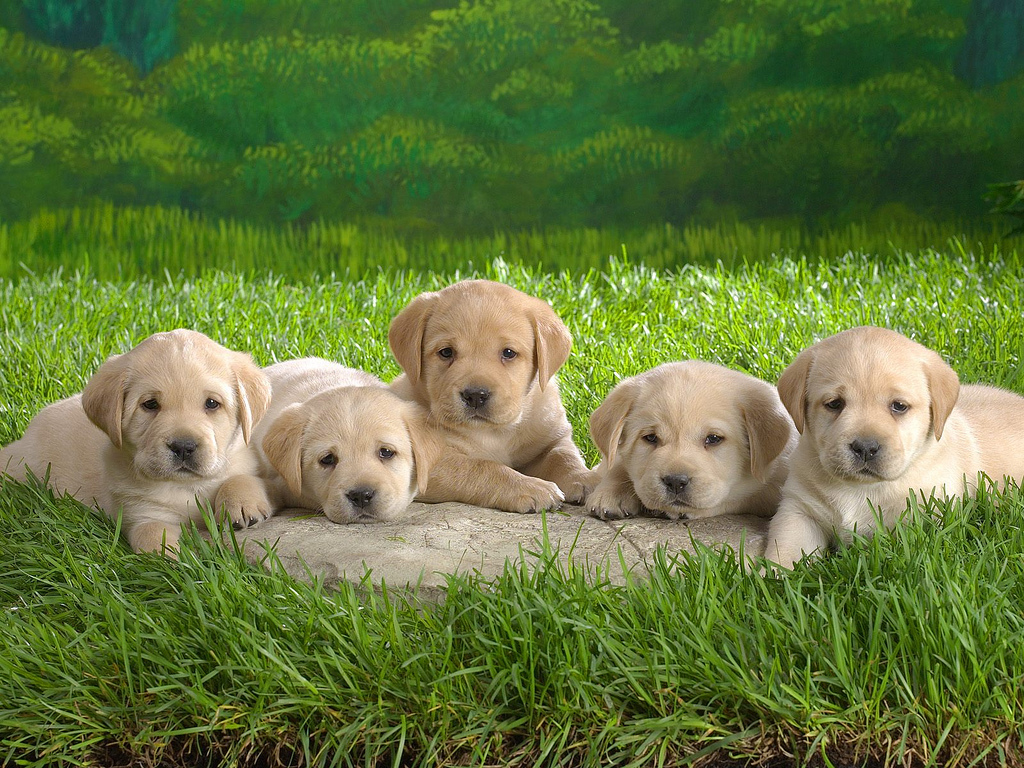
#> input picture images/puppy.jpg, 1024 x 768 px, found by its file name
$ python main.py
#> lines starting #> are read from the running program, lines starting #| are printed output that depends on the picture
import cv2
import numpy as np
# matlplotlib RED GREEN BLUE
import matplotlib.pyplot as plt
from PIL import Image


pic = Image.open('puppy.jpg')
#> pic is the input picture: PIL image 1024x768 RGB; mean R, G, B 98.5, 118, 60.3
type(pic)
# convert img to num py array
pic_arr = np.asarray(pic)
# plt.show(plt.imshow(pic_arr))


# copy pic_array value to pic_red
pic_red = pic_arr.copy()
# [6 lines of commented-out code are left out]
pic_red[:, :, 0] = 0
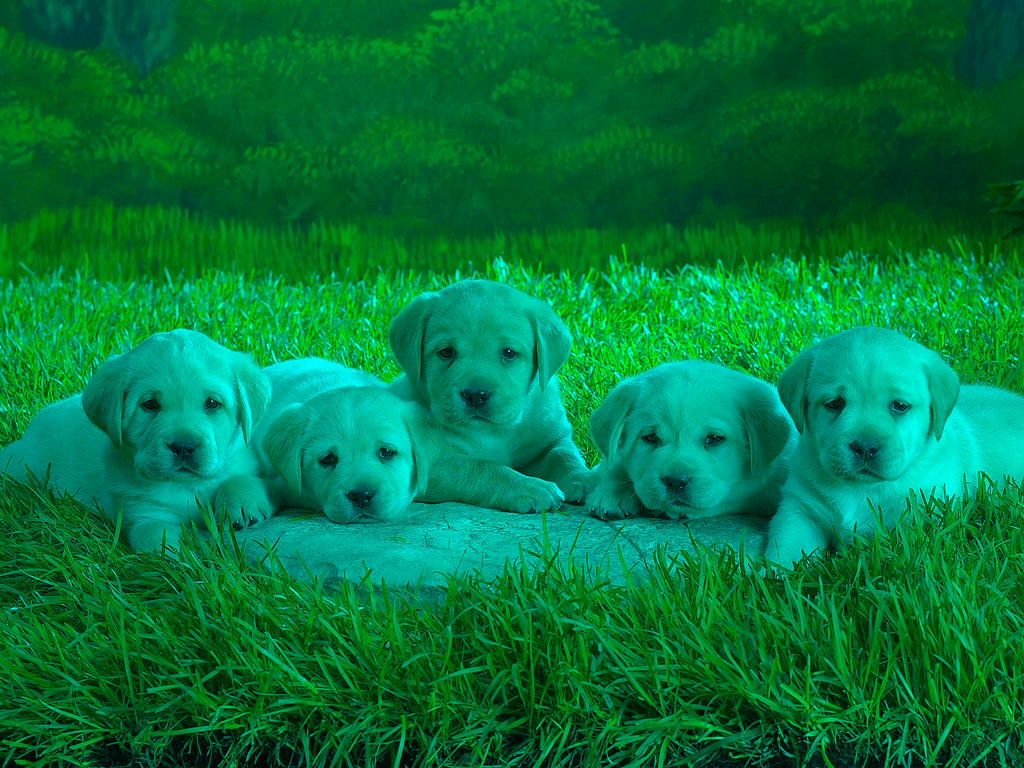
#> pic_red: shape (768, 1024, 3); mean R, G, B 0, 118, 60.3
# give value 0 to blue
pic_red[:, :, 1] = 0
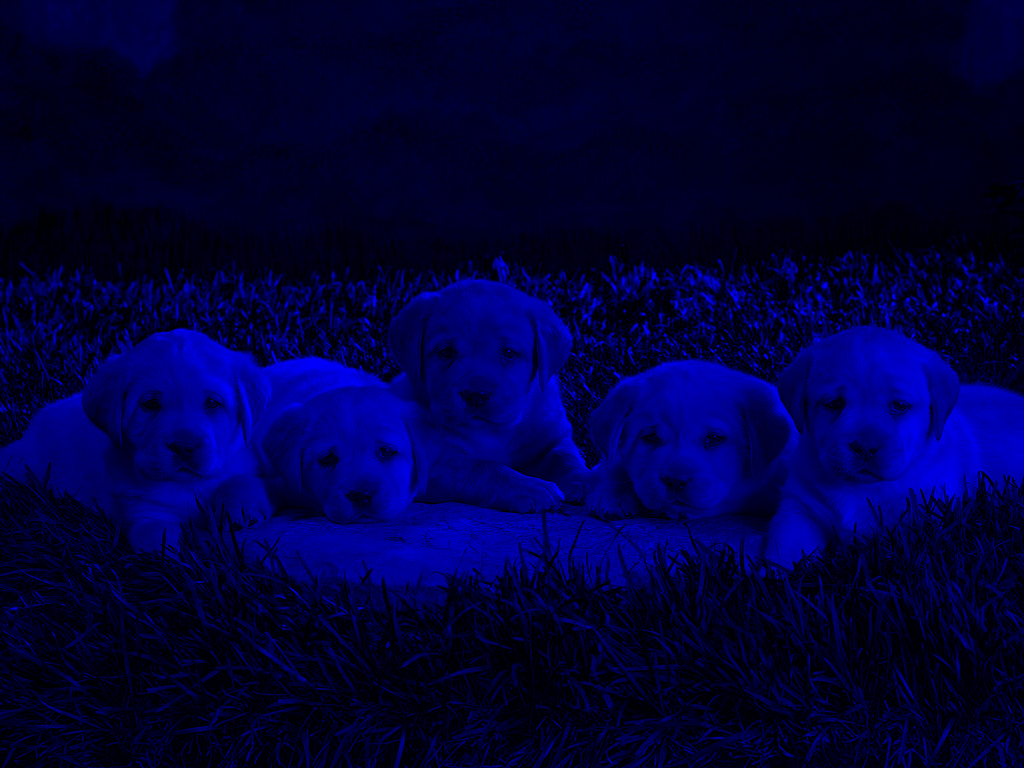
#> pic_red: shape (768, 1024, 3); mean R, G, B 0, 0, 60.3
# plt.show(plt.imshow(pic_red))

# print(pic_red[:,:,0])

# cv 2 ----> BLUE GREEN RED
img = cv2.imread('puppy.jpg')
# plt.show(plt.imshow(img))
fix_img = cv2.cvtColor(img, cv2.COLOR_BGR2RGB)
# plt.show(plt.imshow(fix_img))
img_gray = cv2.imread('puppy.jpg', cv2.IMREAD_GRAYSCALE)
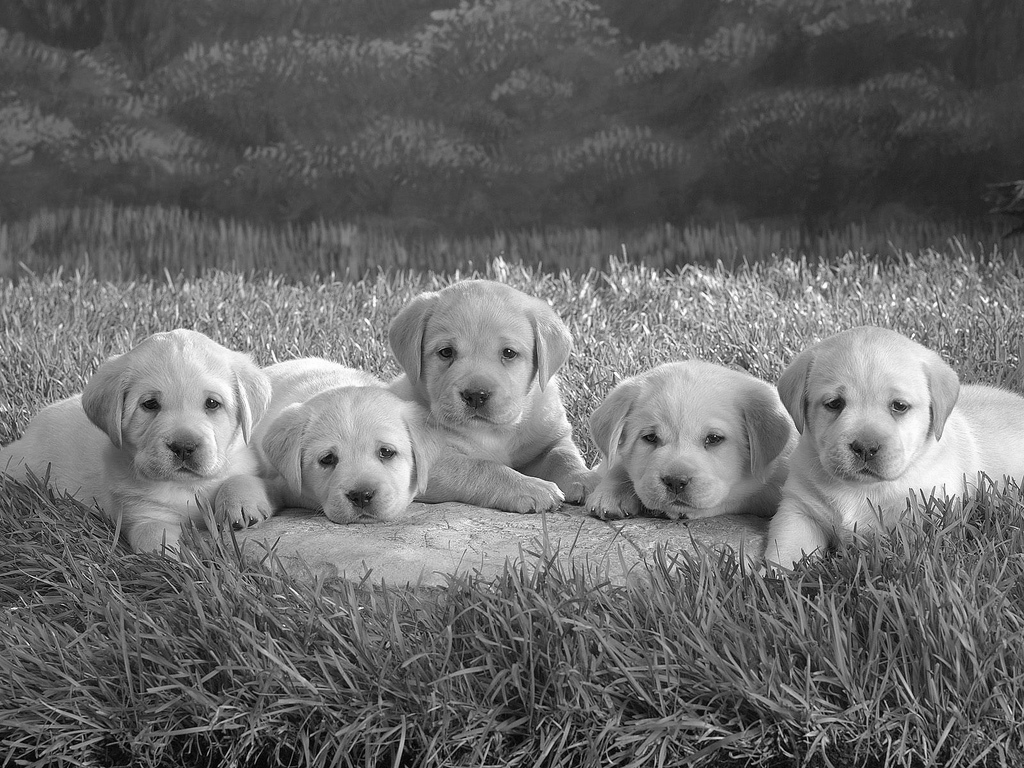
#> img_gray: shape (768, 1024); min 0, max 255, mean 105.6
# [6 lines of commented-out code are left out]
w_ratio = 0.5
h_ratio = 0.5
img_ratio = cv2.resize(fix_img, (0, 0), fix_img, w_ratio, h_ratio)


# pass converted img to new variable
# img_changed = cv2.flip(img,-1);
# cv2.imwrite("changed.jpg",img_changed);

# 3########## frame size when showing img
# fig = plt.figure(figsize=(2, 2))
# fig = fig.add_subplot(111)
# plt.show(fig.imshow(fix_img))


# wait_key
# cv2.imshow('puppy',img);
# while True:
#     if cv2.waitKey(1) & 0xFF == 27:
#         break
# cv2.destroyAllWindows()


# blank_img
blank_img = np.zeros(shape=(500, 500, 3), dtype=np.uint8)

cv2.rectangle(blank_img, pt1=(125, 125), pt2=(
    375, 375), color=(0, 255, 0), thickness=10)
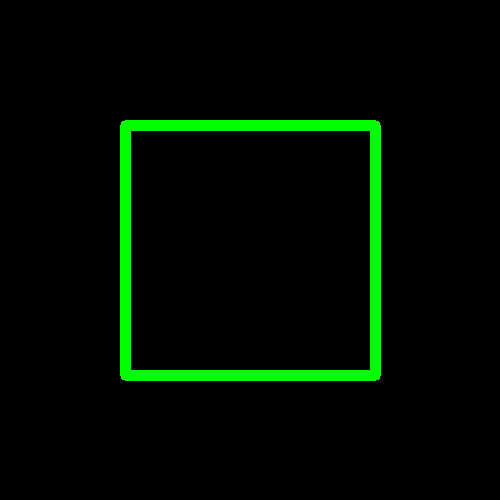
#> blank_img: shape (500, 500, 3); mean of channels 0, 1, 2 0, 11.2, 0; drawn as B, G, R
cv2.rectangle(blank_img, pt1=(0, 450), pt2=(
    50, 400), color=(0, 0, 255), thickness=10)
cv2.circle(blank_img, center=(50, 50), radius=50,
           color=(255, 0, 0), thickness=8)
cv2.circle(blank_img, center=(420, 420), radius=50,
           color=(255, 0, 0), thickness=-1)
cv2.line(blank_img, pt1=(0, 0), pt2=(500, 500),
         color=(46, 233, 200), thickness=5)
font = cv2.FONT_HERSHEY_SIMPLEX
cv2.putText(blank_img, text='Hello', org=(10, 500), fontFace=font,
            fontScale=2, color=(255, 255, 255), thickness=3, lineType=cv2.LINE_AA)
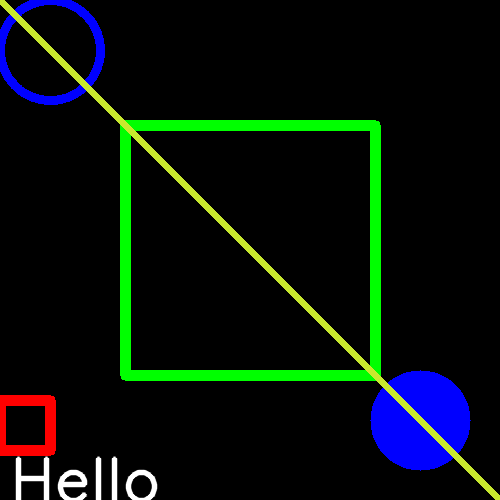
#> blank_img: shape (500, 500, 3); mean of channels 0, 1, 2 12.7, 17.2, 7.5; drawn as B, G, R
plt.imshow(blank_img)
plt.show()

$ run again, with images/Dog-Backpack-Carriers.jpg copied over images/puppy.jpg
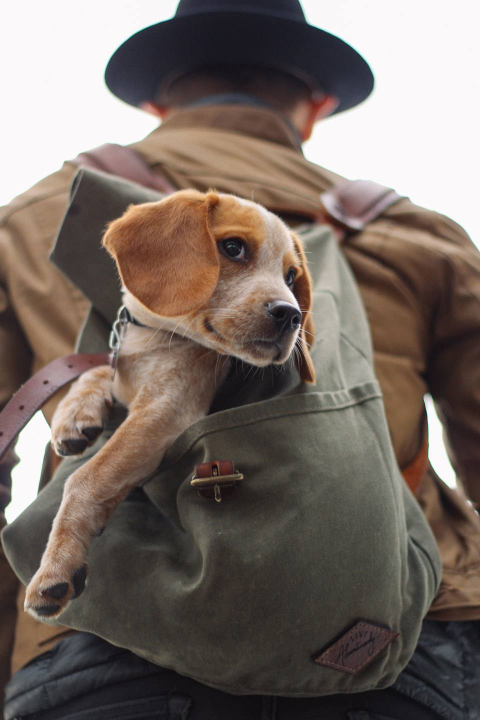
#> input picture images/Dog-Backpack-Carriers.jpg, 960 x 1440 px, found by its file name (shown at 1/2 size)
#> pic is the input picture: PIL image 960x1440 RGB; mean R, G, B 118.7, 106.9, 100
#> `pic_red[:, :, 1] = 0`:
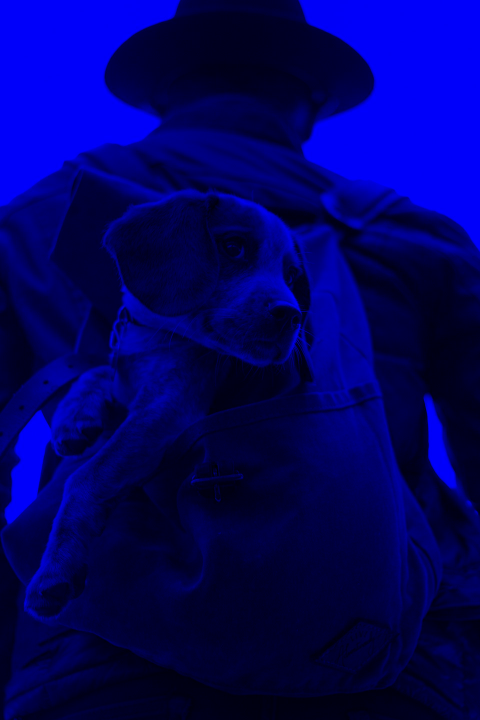
#> pic_red: shape (1440, 960, 3) (shown at 1/2 size); mean R, G, B 0, 0, 100
#> `img_ratio = cv2.resize(fix_img, (0, 0), fix_img, w_ratio, h_ratio)`:
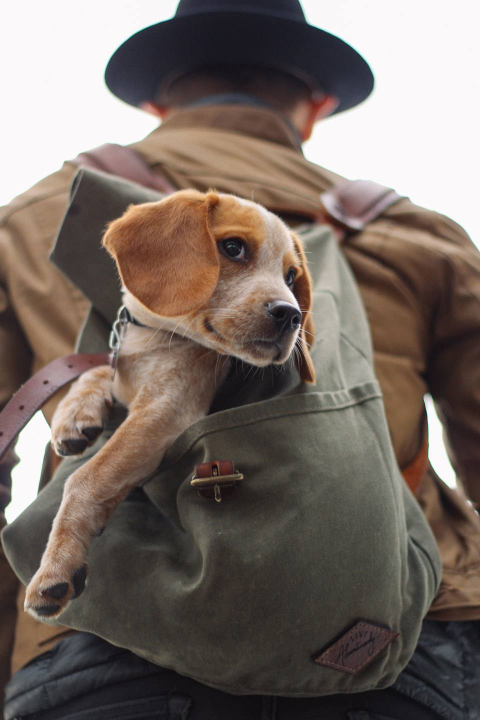
#> img_ratio: shape (720, 480, 3); mean R, G, B 118.8, 107.1, 100.1
